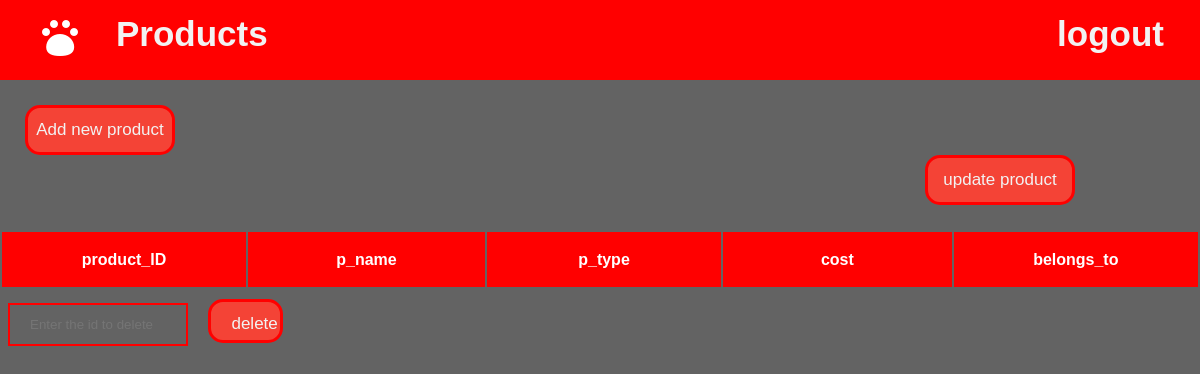
Page /Customer/pets_products.php on the earlier database version.
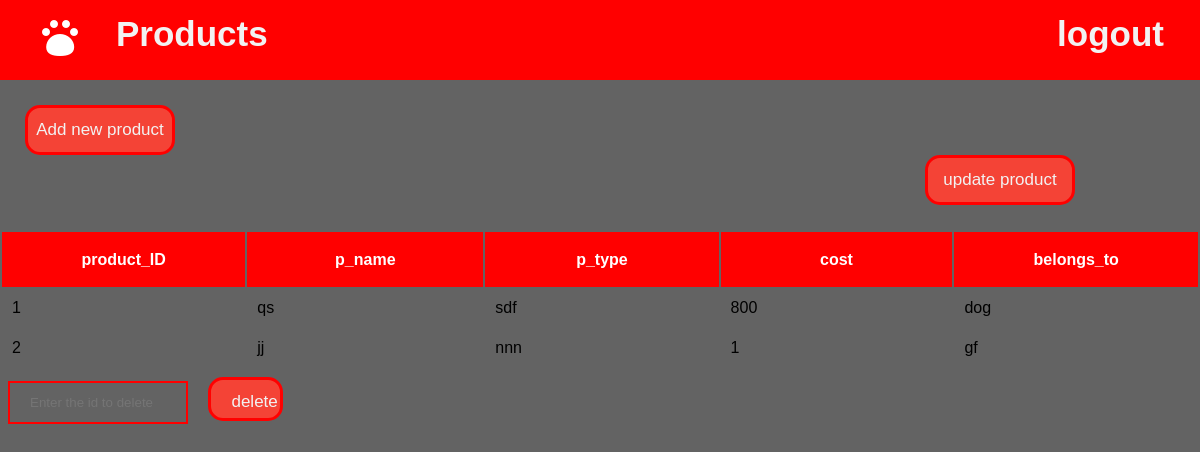
Same page on the later database version.
### tables this page shows
CREATE TABLE `products` (
  `products_id` int(11) NOT NULL,
  `p_name` varchar(30) NOT NULL,
  `p_type` varchar(20) NOT NULL,
  `cost` int(11) NOT NULL,
  `belongs_to` varchar(20) NOT NULL
);

### Customer/pets_products.php (the view, shortened to what this page needs)
<?php
include "../includes/db-inc.php";
$sql = "SELECT * FROM products";
$fs = $pdo->query($sql);
?>
<!DOCTYPE html>
<html lang="en">
<head>
    <link rel="stylesheet" href="../CSS/main.css">
</head>
<body>
    <nav class="petproducts">
        <div class="F-logo">
            <a class="active" href="dashboard.php"><img src="../assets/nav_logo.png"></a> <a href="pets_products.php">Products</a>
        </div>
        <a href="dashboard.php">logout</a>
    </nav>
    <div class="custombutton">
        <form>
            <button class="F-button" style="height: 50px;width: 150px;cursor:pointer;border-radius:15px;
border: 3px solid #ff0000;background-color:#f44336;color:#f2f2f2;font-size:17px;" formaction="productsadd.php">Add new product</button>
            <button style="margin-left:900px; height: 50px;width: 150px;cursor:pointer;border-radius:15px;
border: 3px solid #ff0000;background-color:#f44336;color:#f2f2f2;font-size:17px;" formaction="productsadd.php">update product</button>
        </form>
    </div>
    <table>
        <thead>
            <th>product_ID</th>
            <th>p_name</th>
            <th>p_type</th>
            <th>cost</th>
            <th>belongs_to</th>
        </thead>
        <tr>
            <?php
            foreach ($fs as  $value) {
                echo ' <td>' . $value["products_id"] . '</td>';
                echo ' <td>' . $value["p_name"] . '</td>';
                echo ' <td>' . $value["p_type"] . '</td>';
                echo ' <td>' . $value["cost"] . '</td>';
                echo ' <td>' . $value["belongs_to"] . '</td></tr>';
            }
            ?>
    </table>
    <form>
        <input type="text" name="t1" placeholder="Enter the id to delete" required>
        <input style="width:75px;height:44px;cursor:pointer;border-radius:15px;
border: 3px solid #ff0000;background-color:#f44336;color:#f2f2f2;font-size:17px;" type="submit" value="delete">
    </form>
</body>
</html>

### CSS/main.css (style rules this page uses)
body { font-family: Arial, Helvetica, sans-serif; }
th { background-color: red; color: white; width: 313px; height: 55px; }
td { padding: 10px; border-bottom: 1px red; }
.petproducts { background-color: red; color: #fff; display: -webkit-box; display: -ms-flexbox; display: flex; -webkit-box-pack: justify; -ms-flex-pack: justify; justify-content: space-between; padding: 0 20px; height: 80px; line-height: 40px; }
.petproducts .F-logo { width: 220px; display: -webkit-box; display: -ms-flexbox; display: flex; -webkit-box-pack: justify; -ms-flex-pack: justify; justify-content: space-between; }
.petproducts a { float: left; color: #f2f2f2; text-align: center; padding: 14px 16px; text-decoration: none; font-size: 35px; font-weight: bold; }
.custombutton { margin: 25px; }
* { margin: 0; padding: 0; -webkit-box-sizing: border-box; box-sizing: border-box; }
body { background-color: #636363; font-family: sans-serif; }

### Customer/pets_products.php (style rules this page uses)
th { background-color: red; color: white; width: 313px; height: 55px; }
td { padding: 10px; border-bottom: 1px red; }
input { width: 15%; padding: 12px 20px; margin: 8px; border: 2px solid red; background: transparent; }

Differences in the rows shown:
added products: products_id "1", p_name "qs", p_type "sdf", cost "800", belongs_to "dog"
added products: products_id "2", p_name "jj", p_type "nnn", cost "1", belongs_to "gf"
